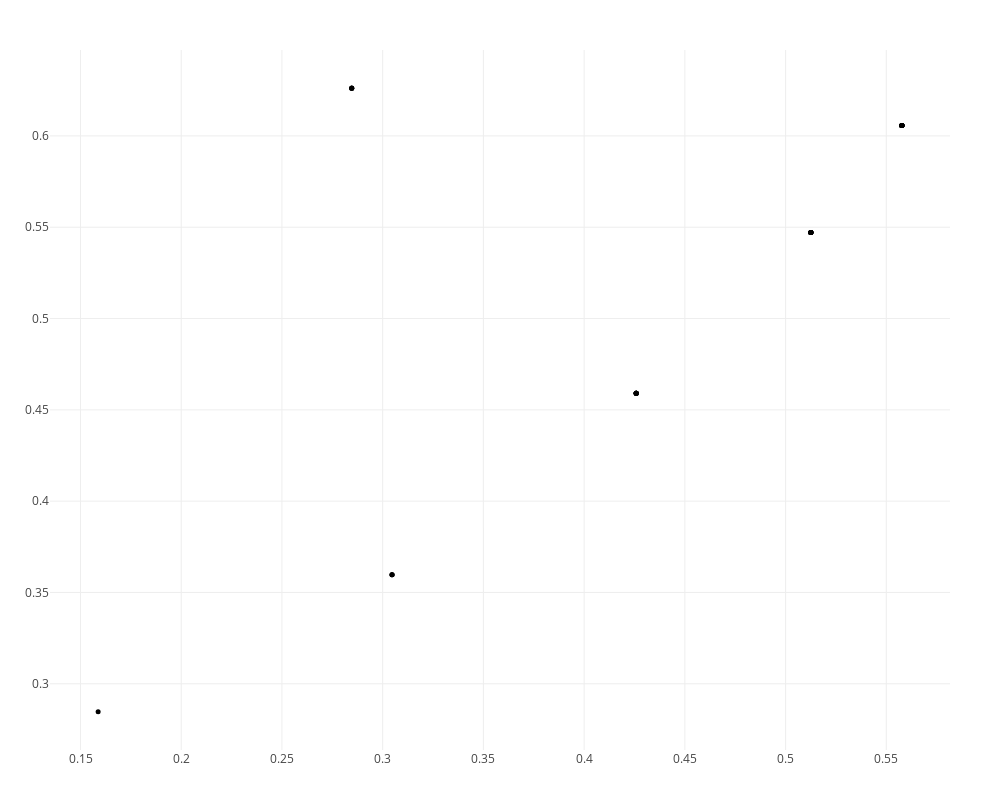

Here is the notebook cell this chart was saved with:
### Code cell
plotpersistencediagram_pjs(PH,dim=1)

### Figure 1 — Plotly figure (JSON) as saved in the notebook; plotly's stock layout.template omitted (floating-point values rounded to 4 significant figures)
{"data": [{"hoverinfo": "x+y+text", "marker": {"color": "black", "size": 5}, "mode": "markers", "text": ["class/size  1/4, 2/4, 9/4, 10/4, 11/4, 13/4, 14/4, 15/4, 17/4, 18/4, 20/4, 23/4", "class/size  3/4, 32/6, 33/6, 34/6, 35/6, 36/6, 37/6, 38/6", "class/size  4/4, 5/4, 40/6, 43/6, 44/6", "class/size  6/4", "class/size  7/4, 56/8, 57/9, 58/8, 59/8, 61/8, 62/8, 63/8", "class/size  8/4", "class/size  12/4, 16/4, 19/4, 21/4, 22/4, 24/4, 25/4", "class/size  26/4, 27/4, 28/4", "class/size  29/7, 30/6, 31/6", "class/size  39/6, 41/6, 42/6", "class/size  45/6", "class/size  46/6", "class/size  47/9", "class/size  48/8", "class/size  49/8, 50/8, 52/8, 53/8, 54/8", "class/size  51/8, 55/8", "class/size  60/8", "class/size  64/8", "class/size  65/8", "class/size  66/8", "class/size  67/11, 68/10", "class/size  69/10", "class/size  70/10", "class/size  71/10, 72/10, 73/10, 74/10, 75/10, 79/10", "class/size  76/10", "class/size  77/10", "class/size  78/10", "class/size  80/10, 86/11", "class/size  81/10, 83/10", "class/size  82/10, 84/10, 85/10", "class/size  87/10", "class/size  88/10", "class/size  89/11, 90/11", "class/size  91/20, 92/20, 93/20, 94/20", "class/size  95/36", "class/size  96/20, 97/22, 99/20", "class/size  98/24, 100/26"], "textfont": {"family": "Raleway, sans-serif"}, "textposition": "top center", "type": "scatter", "x": [0.3046, 0.4258, 0.4258, 0.4258, 0.5125, 0.5125, 0.3046, 0.3046, 0.4258, 0.4258, 0.4258, 0.4258, 0.5125, 0.5125, 0.5125, 0.5125, 0.5125, 0.5125, 0.5125, 0.5125, 0.5577, 0.5577, 0.5577, 0.5577, 0.5577, 0.5577, 0.5577, 0.5577, 0.5577, 0.5577, 0.5577, 0.5577, 0.1587, 0.2846, 0.2846, 0.2846, 0.2846], "y": [0.3597, 0.4591, 0.4591, 0.4591, 0.5471, 0.5471, 0.3597, 0.3597, 0.4591, 0.4591, 0.4591, 0.4591, 0.5471, 0.5471, 0.5471, 0.5471, 0.5471, 0.5471, 0.5471, 0.5471, 0.6057, 0.6057, 0.6057, 0.6057, 0.6057, 0.6057, 0.6057, 0.6057, 0.6057, 0.6057, 0.6057, 0.6057, 0.2846, 0.6262, 0.6262, 0.6262, 0.6262]}, {"hoverinfo": "x+text", "marker": {"color": "red", "size": 6}, "mode": "markers", "text": [], "textfont": {"family": "Raleway, sans-serif"}, "textposition": "top center", "type": "scatter", "x": [], "y": []}], "layout": {"height": 800, "hovermode": "closest", "margin": {"b": 50, "l": 50, "r": 50, "t": 50}, "scene": {"aspectmode": "manual", "aspectratio": {"x": 1, "y": 0.856}}, "showlegend": false, "width": 1000}}
